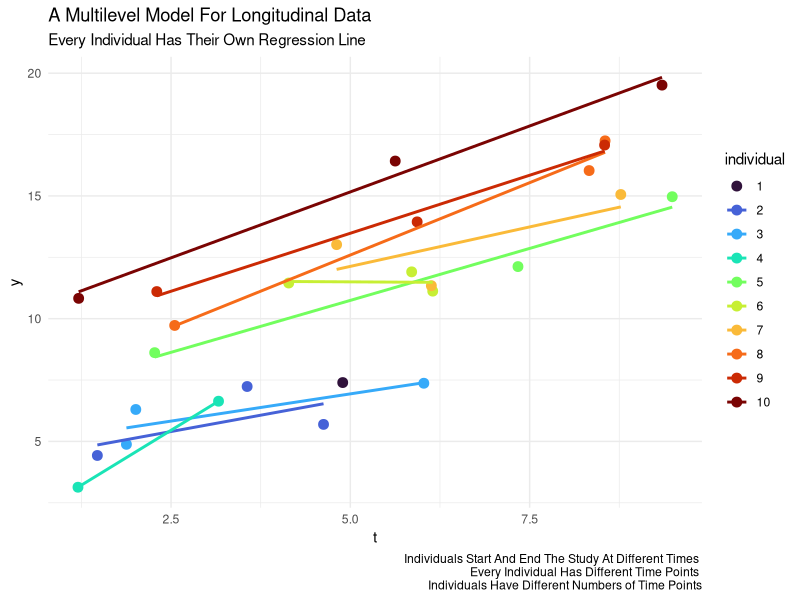
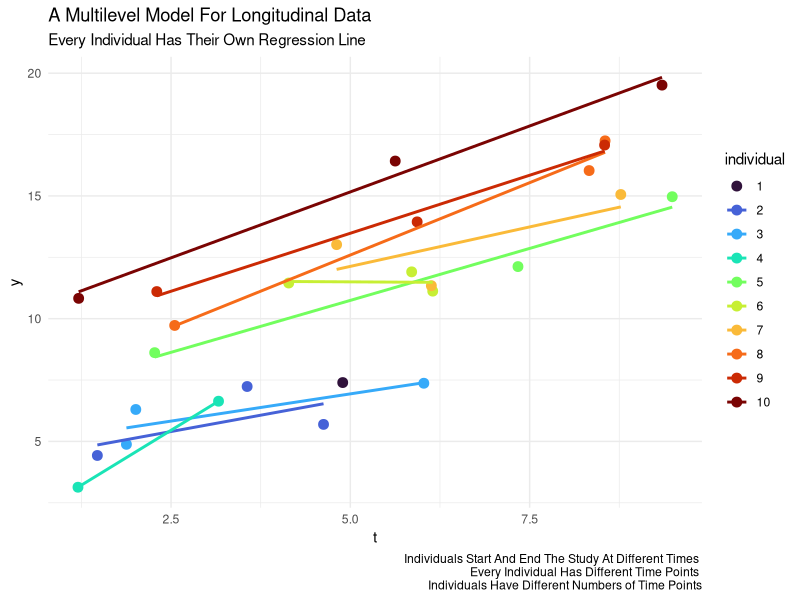

R code for these plots, in order:
## ---- chunk 1
#| echo: false

set.seed(3846)

N <- 10 # individuals

N_t <- 3 # time points

id <- rep(seq(1, N), each = N_t)

t <- runif(N * N_t, min = 1, max = 10)

u0 <- id

e <- rnorm(N * N_t, 0, 1)

y <- t + u0 + e

mydata <- data.frame(id, t, y)

# we only see obs 1 at one time

mydata$y[2] <- NA # wave missing

mydata$y[3] <- NA # wave missing

mydata$y[11] <- NA # wave missing

write.csv(mydata, file = "mydata.csv")

## ---- chunk 2
#| echo: false
#| warning: false
#| message: false
#| label: fig-MLM
#| fig-cap: "A Multilevel Model For Longitudinal Data"

library(ggplot2)

mycaption <- paste("Individuals Start And End The Study At Different Times", 
                   "\n",
                   "Every Individual Has Different Time Points",
                                      "\n",
                   "Individuals Have Different Numbers of Time Points")

ggplot(mydata,
       aes(x = t,
           y = y, 
           color = factor(id))) +
  geom_point(size = 3) +
  geom_smooth(method="lm",
              se = FALSE) +
  theme_minimal() +
  scale_color_viridis_d(name = "individual",
                        option = "turbo") +
  labs(title = "A Multilevel Model For Longitudinal Data",
       subtitle = "Every Individual Has Their Own Regression Line", 
       caption = mycaption)

ggsave("multilevel.png")
